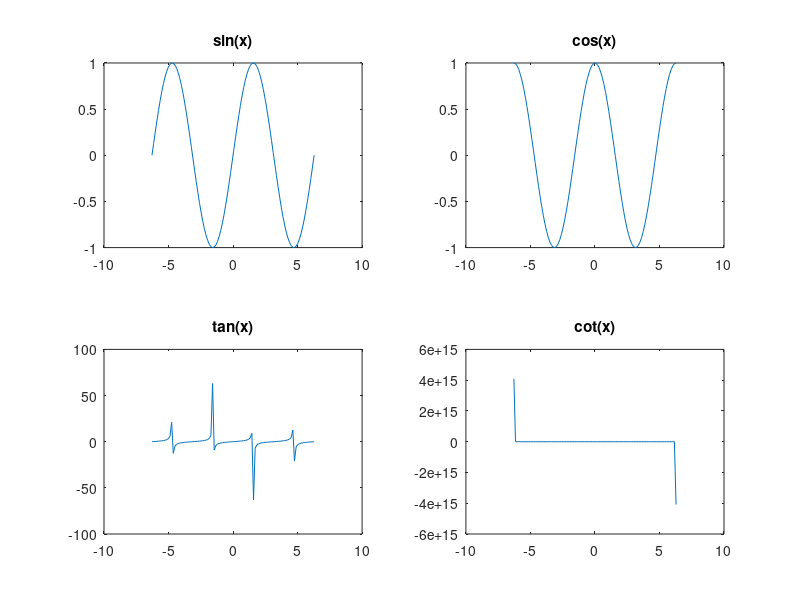

MATLAB code for this plot:
% Align four plots in a 2x2 grid.

x = linspace(-2 * pi, 2 * pi, 100);

hold on;

subplot(2, 2, 1);
plot(x, sin(x));
title('sin(x)');

subplot(2, 2, 2);
plot(x, cos(x));
title('cos(x)');

subplot(2, 2, 3);
plot(x, tan(x));
title('tan(x)');

subplot(2, 2, 4);
plot(x, cot(x));
title('cot(x)');
